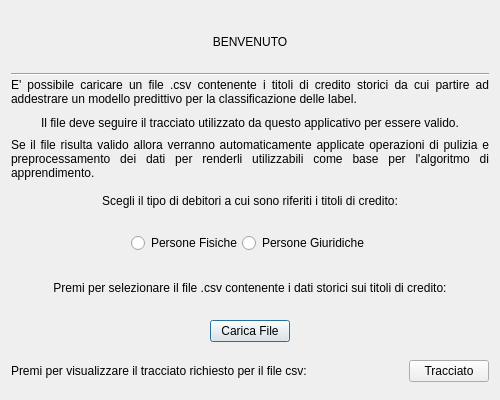
<?xml version="1.0" encoding="UTF-8"?>
<ui version="4.0">
 <class>Dialog</class>
 <widget class="QDialog" name="Dialog">
  <property name="geometry">
   <rect>
    <x>0</x>
    <y>0</y>
    <width>500</width>
    <height>400</height>
   </rect>
  </property>
  <property name="sizePolicy">
   <sizepolicy hsizetype="Fixed" vsizetype="Fixed">
    <horstretch>0</horstretch>
    <verstretch>0</verstretch>
   </sizepolicy>
  </property>
  <property name="minimumSize">
   <size>
    <width>500</width>
    <height>400</height>
   </size>
  </property>
  <property name="maximumSize">
   <size>
    <width>500</width>
    <height>400</height>
   </size>
  </property>
  <property name="windowTitle">
   <string>Classificatore Coattiva Benvenuto</string>
  </property>
  <layout class="QVBoxLayout" name="verticalLayout" stretch="0,0,0">
   <property name="spacing">
    <number>0</number>
   </property>
   <property name="sizeConstraint">
    <enum>QLayout::SetDefaultConstraint</enum>
   </property>
   <property name="bottomMargin">
    <number>9</number>
   </property>
   <item>
    <layout class="QVBoxLayout" name="verticalLayout_4">
     <item>
      <widget class="QLabel" name="label">
       <property name="enabled">
        <bool>true</bool>
       </property>
       <property name="sizePolicy">
        <sizepolicy hsizetype="Preferred" vsizetype="Preferred">
         <horstretch>0</horstretch>
         <verstretch>0</verstretch>
        </sizepolicy>
       </property>
       <property name="text">
        <string>BENVENUTO</string>
       </property>
       <property name="textFormat">
        <enum>Qt::AutoText</enum>
       </property>
       <property name="alignment">
        <set>Qt::AlignCenter</set>
       </property>
       <property name="wordWrap">
        <bool>false</bool>
       </property>
      </widget>
     </item>
     <item>
      <widget class="Line" name="line">
       <property name="orientation">
        <enum>Qt::Horizontal</enum>
       </property>
      </widget>
     </item>
     <item>
      <layout class="QVBoxLayout" name="verticalLayout_3">
       <item>
        <widget class="QLabel" name="label_4">
         <property name="text">
          <string>E' possibile caricare un file .csv contenente i titoli di credito storici da cui partire ad addestrare un modello predittivo per la classificazione delle label.</string>
         </property>
         <property name="alignment">
          <set>Qt::AlignJustify|Qt::AlignVCenter</set>
         </property>
         <property name="wordWrap">
          <bool>true</bool>
         </property>
        </widget>
       </item>
       <item>
        <widget class="QLabel" name="label_6">
         <property name="text">
          <string>Il file deve seguire il tracciato utilizzato da questo applicativo per essere valido.</string>
         </property>
         <property name="alignment">
          <set>Qt::AlignCenter</set>
         </property>
         <property name="wordWrap">
          <bool>true</bool>
         </property>
        </widget>
       </item>
      </layout>
     </item>
    </layout>
   </item>
   <item>
    <layout class="QVBoxLayout" name="verticalLayout_6">
     <item>
      <widget class="QLabel" name="label_5">
       <property name="text">
        <string>Se il file risulta valido allora verranno automaticamente applicate operazioni di pulizia e preprocessamento dei dati per renderli utilizzabili come base per l'algoritmo di apprendimento.</string>
       </property>
       <property name="alignment">
        <set>Qt::AlignJustify|Qt::AlignVCenter</set>
       </property>
       <property name="wordWrap">
        <bool>true</bool>
       </property>
      </widget>
     </item>
     <item>
      <widget class="QLabel" name="label_2">
       <property name="text">
        <string>Scegli il tipo di debitori a cui sono riferiti i titoli di credito:</string>
       </property>
       <property name="alignment">
        <set>Qt::AlignCenter</set>
       </property>
      </widget>
     </item>
     <item>
      <layout class="QHBoxLayout" name="horizontalLayout">
       <item>
        <spacer name="horizontalSpacer_3">
         <property name="orientation">
          <enum>Qt::Horizontal</enum>
         </property>
         <property name="sizeHint" stdset="0">
          <size>
           <width>40</width>
           <height>20</height>
          </size>
         </property>
        </spacer>
       </item>
       <item>
        <widget class="QRadioButton" name="radio_pf">
         <property name="sizePolicy">
          <sizepolicy hsizetype="Minimum" vsizetype="Preferred">
           <horstretch>0</horstretch>
           <verstretch>0</verstretch>
          </sizepolicy>
         </property>
         <property name="text">
          <string>Persone Fisiche</string>
         </property>
        </widget>
       </item>
       <item>
        <widget class="QRadioButton" name="radio_pg">
         <property name="sizePolicy">
          <sizepolicy hsizetype="Minimum" vsizetype="Preferred">
           <horstretch>0</horstretch>
           <verstretch>0</verstretch>
          </sizepolicy>
         </property>
         <property name="text">
          <string>Persone Giuridiche</string>
         </property>
        </widget>
       </item>
       <item>
        <spacer name="horizontalSpacer_4">
         <property name="orientation">
          <enum>Qt::Horizontal</enum>
         </property>
         <property name="sizeHint" stdset="0">
          <size>
           <width>40</width>
           <height>20</height>
          </size>
         </property>
        </spacer>
       </item>
      </layout>
     </item>
    </layout>
   </item>
   <item>
    <layout class="QVBoxLayout" name="verticalLayout_2">
     <property name="spacing">
      <number>0</number>
     </property>
     <property name="sizeConstraint">
      <enum>QLayout::SetNoConstraint</enum>
     </property>
     <item>
      <widget class="QLabel" name="label_3">
       <property name="sizePolicy">
        <sizepolicy hsizetype="Preferred" vsizetype="Preferred">
         <horstretch>0</horstretch>
         <verstretch>0</verstretch>
        </sizepolicy>
       </property>
       <property name="minimumSize">
        <size>
         <width>0</width>
         <height>40</height>
        </size>
       </property>
       <property name="text">
        <string>Premi per selezionare il file .csv contenente i dati storici sui titoli di credito:</string>
       </property>
       <property name="alignment">
        <set>Qt::AlignCenter</set>
       </property>
      </widget>
     </item>
     <item>
      <layout class="QHBoxLayout" name="horizontalLayout_3">
       <item>
        <spacer name="horizontalSpacer_2">
         <property name="orientation">
          <enum>Qt::Horizontal</enum>
         </property>
         <property name="sizeType">
          <enum>QSizePolicy::Expanding</enum>
         </property>
         <property name="sizeHint" stdset="0">
          <size>
           <width>20</width>
           <height>40</height>
          </size>
         </property>
        </spacer>
       </item>
       <item>
        <widget class="QPushButton" name="loadfile">
         <property name="sizePolicy">
          <sizepolicy hsizetype="Minimum" vsizetype="Fixed">
           <horstretch>0</horstretch>
           <verstretch>0</verstretch>
          </sizepolicy>
         </property>
         <property name="text">
          <string>Carica File</string>
         </property>
        </widget>
       </item>
       <item>
        <spacer name="horizontalSpacer">
         <property name="orientation">
          <enum>Qt::Horizontal</enum>
         </property>
         <property name="sizeType">
          <enum>QSizePolicy::Expanding</enum>
         </property>
         <property name="sizeHint" stdset="0">
          <size>
           <width>20</width>
           <height>40</height>
          </size>
         </property>
        </spacer>
       </item>
      </layout>
     </item>
     <item>
      <layout class="QHBoxLayout" name="horizontalLayout_2">
       <item>
        <widget class="QLabel" name="label_7">
         <property name="sizePolicy">
          <sizepolicy hsizetype="Preferred" vsizetype="Preferred">
           <horstretch>0</horstretch>
           <verstretch>0</verstretch>
          </sizepolicy>
         </property>
         <property name="minimumSize">
          <size>
           <width>0</width>
           <height>40</height>
          </size>
         </property>
         <property name="text">
          <string>Premi per visualizzare il tracciato richiesto per il file csv:</string>
         </property>
        </widget>
       </item>
       <item>
        <spacer name="horizontalSpacer_5">
         <property name="orientation">
          <enum>Qt::Horizontal</enum>
         </property>
         <property name="sizeHint" stdset="0">
          <size>
           <width>40</width>
           <height>40</height>
          </size>
         </property>
        </spacer>
       </item>
       <item>
        <widget class="QPushButton" name="tracciato">
         <property name="sizePolicy">
          <sizepolicy hsizetype="Minimum" vsizetype="Fixed">
           <horstretch>0</horstretch>
           <verstretch>0</verstretch>
          </sizepolicy>
         </property>
         <property name="minimumSize">
          <size>
           <width>0</width>
           <height>0</height>
          </size>
         </property>
         <property name="text">
          <string>Tracciato</string>
         </property>
        </widget>
       </item>
      </layout>
     </item>
    </layout>
   </item>
  </layout>
 </widget>
 <resources/>
 <connections/>
</ui>
